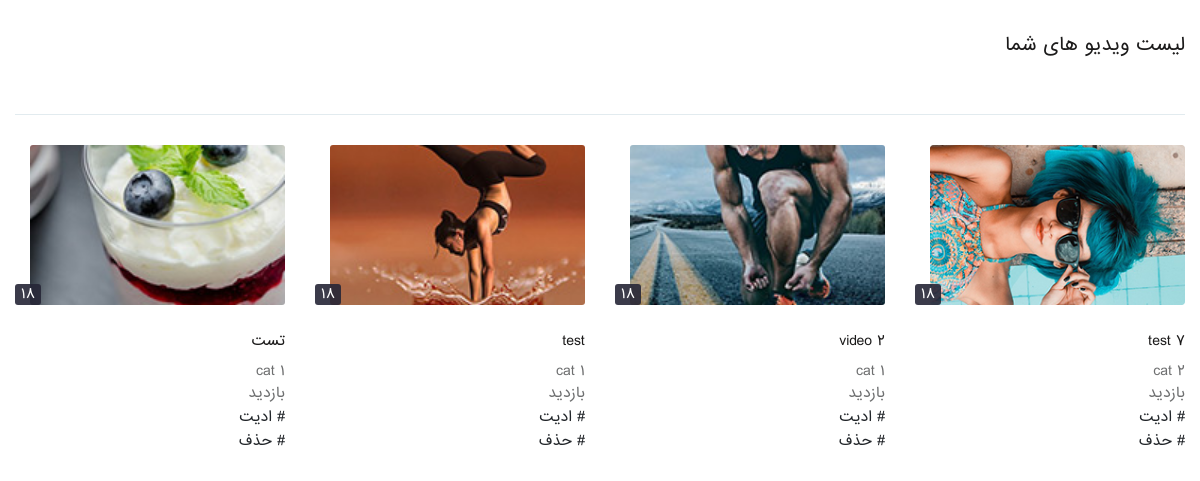
/upload_list/ (signed in), run on an earlier commit of the app's database.
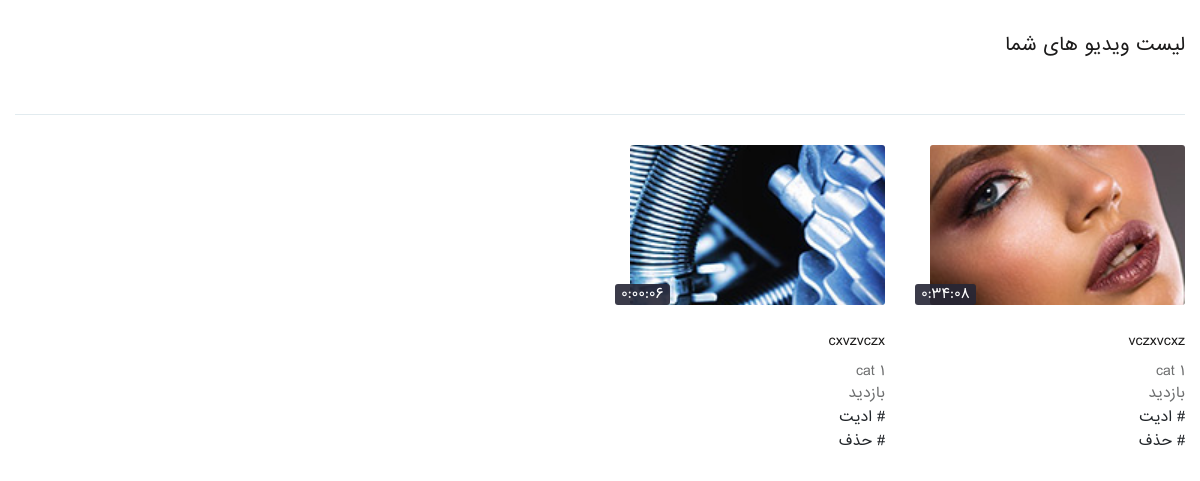
And on a later commit of the database.
### youtube/models.py (models this page shows, shortened)
class Video(models.Model):
    youtuber = models.ForeignKey('account.Profile',on_delete=models.CASCADE)
    title = models.CharField(max_length=255)
    description = RichTextUploadingField()
    category = models.ForeignKey('Category',on_delete=models.PROTECT,null=True)
    video = models.FileField(upload_to=get_upload_path)
    video_time = models.CharField(max_length=15,null=True,blank=True)
    thumbnail = models.ImageField(upload_to=get_upload_path)
    monetize = models.BooleanField(default=True)
    tags = models.ManyToManyField('VideoTag')
    pin_comment = models.CharField(max_length=10,null=True,blank=True)
    like = models.ManyToManyField('account.Profile',related_name='like')
    published = models.BooleanField(default=False)
    show = models.BooleanField(default=True)
    created = models.DateTimeField(auto_now_add=True)
    updated = models.DateTimeField(auto_now=True)
    @property
    def visited(self):
        hit_count = get_hitcount_model().objects.get_for_object(self)
        return hit_count.hits

class Category(models.Model):
    name = models.CharField(max_length=200,verbose_name='نام دسته بندی')
    def __str__(self):
        return self.name

### youtube/views.py (the view)
# urls.py: path('upload_list/',views.upload_list,name='upload_list'),
def upload_list(request):
    profile = Profile.objects.get(user=request.user)
    videos = Video.objects.filter(youtuber=profile)
    context = {
        'videos' : videos,
    }
    return render(request,'upload_list.html',context)

### templates/upload_list.html (shortened to what this page needs)
{% extends 'base.html' %}
{% load static %}
{% block body %}
<section class="subscriptions_sec">
	<div class="ab-updates">
		<div class="container">
			<div class="vidz_sec">
				<h3>لیست ویدیو های شما</h3>
			</div>
			<div class="vidz_sec">
				<a href="#" title="" class="delete-subs">
				<div class="vidz_list">
					<div class="row">
						{% for video in videos %}
						<div class="col-lg-3 col-md-3 col-sm-6 col-6">
							<div class="videoo">
								<div class="vid_thumbainl">
									<a href="#" title="">
										{% if video.thumbnail %}
										<img src="{{video.thumbnail.url}}" alt="{{video.title}}" style="width: 255px;height: 160px;">
										{% else %}
										<img src="{% static 'images/no_thumbnail.jpg' %}" alt="no thumbnail" style="width: 255px;height: 160px;">
										{% endif %}
										<span class="vid-time">{{video.video_time}}</span>
									</a>
								</div>
								<div class="video_info">
									{% if video.title %}
									<h3><a href="#">{{video.title}}</a></h3>
									{% else %}
									<h3><a href="#">بدون تیتر</a></h3>
									{% endif %}
									<h4><a href="#" >{{video.category}}</a> </h4>
									<span>بازدید {{video.visited}}</span>
									<h5><a href="{% url 'youtube:upload_edit' video.id %}" ># ادیت</a> </h5>
									<h5><a href="{% url 'youtube:upload_delete' video.id %}" ># حذف</a> </h5>
								</div>
							</div>
						</div>
						{% endfor %}
					</div>
				</div>
			</div>
		</div>
	</div>
</section>
{% endblock body %}

### templates/base.html (shortened to what this page needs)
{% load static %}
{% load render_partial %}
<!DOCTYPE html>
<html lang="en">
<head>
	<link rel="stylesheet" type="text/css" href="{% static 'css/animate.css' %}">
	<link rel="stylesheet" type="text/css" href="{% static 'css/bootstrap.min.css' %}">
	<link rel="stylesheet" type="text/css" href="{% static 'css/flatpickr.min.css' %}">
	<link rel="stylesheet" type="text/css" href="{% static 'css/fontello.css' %}">
	<link rel="stylesheet" type="text/css" href="{% static 'css/fontello-codes.css' %}">
	<link rel="stylesheet" type="text/css" href="{% static 'css/thumbs-embedded.css' %}">
    <link rel="stylesheet" type="text/css" href="{% static 'css/video-js.css' %}">
	<link rel="stylesheet" type="text/css" href="{% static 'css/style.css' %}">
	<link rel="stylesheet" type="text/css" href="{% static 'css/responsive.css' %}">
	<link rel="stylesheet" type="text/css" href="{% static 'css/color.css' %}">
	<link rel="stylesheet" type="text/css" href="{% static 'css/fontawesome.css' %}">
</head>
<body>
	<div class="wrapper hp_1">
        {% block body %}{% endblock body %}
    </div>
</body>
</html>

### static/css/style.css (style rules this page uses)
html, body, div, span, applet, object, iframe, h1, h2, h3, h4, h5, h6, p, blockquote, pre, a, abbr, acronym, address, big, cite, code, del, dfn, em, img, ins, kbd, q, s, samp, small, strike, strong, sub, sup, tt, var, b, u, i, center, dl, dt, dd, ol, ul, li, fieldset, form, label, legend, table, caption, tbody, tfoot, thead, tr, th, td, article, aside, canvas, details, embed, figure, figcaption, footer, header, hgroup, menu, nav, output, ruby, section, summary, time, mark, audio, video { margin: 0; padding: 0; border: 0; font-size: 100%; font: inherit; vertical-align: baseline; direction:rtl; }
article, aside, details, figcaption, figure, footer, header, hgroup, menu, nav, section { display: block; }
body { font-family: Iransans; font-size: 14px; font-weight: 400; overflow-x: hidden; }
* { margin:0; padding: 0; }
section { position: relative; }
img { height: auto; margin-bottom: -6px; }
a, a:hover { color: inherit; }
h1,h2,h3 { font-weight: 700; }
.container { max-width: 1170px; }
.side_links .dp_ul li span.act_status, .vid-pr img, .img-ch img, .vid_thumbainl.br img, .vidz_row, .chat_view, .usr_name, .play_vid, .vid_thumbainl > a img, .vid-time, .img-info-ch, .wk-img img, .video_info.ms.br ul li span, .active-mb.pr, .active-mb.sr, .active-mb.mr, .dp_ul li span.act_status { -webkit-border-radius: 3px; -moz-border-radius: 3px; -ms-border-radius: 3px; -o-border-radius: 3px; border-radius: 3px; }
.vidz_sec { position: relative; border-bottom: 1px solid #e2ebef; padding: 30px 0; }
.vidz_list { margin-bottom: -23px; }
.vidz_sec > h3 { font-size: 18px; margin-bottom: 24px; color: #1c1b1b; font-weight: 500; }
.videoo { margin-bottom: 26px; }
.vid_thumbainl { position: relative; margin-bottom: 23px; }
.vid_thumbainl { position: relative; }
.vid_thumbainl > a { display: block; position: relative; overflow: hidden; }
.vid_thumbainl > a img { width: 100%; object-fit: cover; }
.vid-time { position: absolute; bottom: 2px; left: 0; height: 21px; line-height: 21px; color: #FFFFFF; font-size: 14px; padding: 0 6px; background: rgba(38, 38, 54, 0.9); }
.video_info { width: 100%; margin-top: 14px; }
.video_info > h3 { color: #1c1b1b; font-size: 14px; line-height: 23px; font-weight: 500; margin-bottom: 5px; }
.video_info > span { display: inline-block; color: #6e6f70; font-size: 14px; line-height: 16px; }
.video_info > h4 { color: #6e6f70; font-size: 14px; line-height: 16px; padding-top: 5px; display: block; margin-bottom: 2px; }
.delete-subs { float: left; position: relative; top: 25px; }
.ab-updates .vidz_sec { padding-top: 30px; }
.ab-updates .vidz_sec:last-child { border-bottom: 0; }

### static/css/responsive.css (style rules this page uses)
@media (max-width: 1200px) { .container { max-width: 100%;padding: 0 15px; } }
@media (max-width: 1200px) { .video_info > h4 { font-size: 14px; } }

What changed in the data, as far as the page shows it:
removed Video: thumbnail (picture), video_time "18", title "test 7", category "cat 2"
removed Video: thumbnail (picture), video_time "18", title "video 2", category "cat 1"
removed Video: thumbnail (picture), video_time "18", title "test", category "cat 1"
removed Video: thumbnail (picture), video_time "18", title "تست", category "cat 1"
added Video: thumbnail (picture), video_time "0:34:08", title "vczxvcxz", category "cat 1"
added Video: thumbnail (picture), video_time "0:00:06", title "cxvzvczx", category "cat 1"
